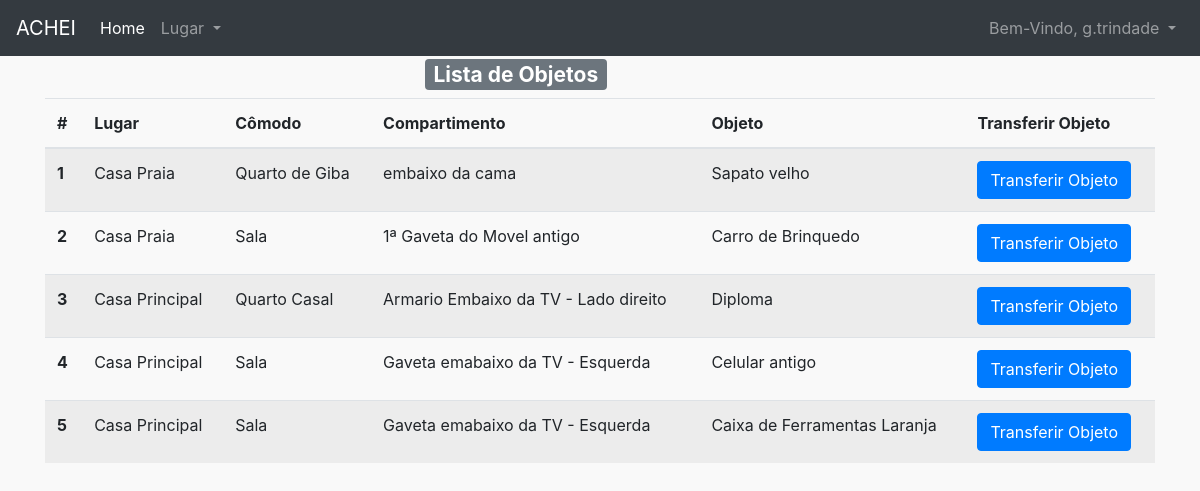
The app's page /lista_objetos/ (signed in) with its own data.
### users/models.py (models this page shows)
class CustomUser(AbstractUser):
	age = models.PositiveIntegerField(null=True, blank=True)

### achei/models.py (models this page shows, shortened)
class Objeto(models.Model):
	compartimento = models.ForeignKey(Compartimento, on_delete = models.CASCADE,)
	nome = models.CharField(max_length=300)
	descricao = models.TextField()
	autor = models.ForeignKey(get_user_model(), on_delete = models.CASCADE,)

class Compartimento(models.Model):
	comodo = models.ForeignKey(Comodo, on_delete = models.CASCADE,)
	nome = models.CharField(max_length=300)
	descricao = models.TextField()
	autor = models.ForeignKey(get_user_model(), on_delete = models.CASCADE,)
	def __str__(self):
		return self.nome

class Comodo(models.Model):
	lugar = models.ForeignKey(Lugar, on_delete = models.CASCADE,)
	nome = models.CharField(max_length=300)
	descricao = models.TextField()
	autor = models.ForeignKey(get_user_model(), on_delete = models.CASCADE,)
	def __str__(self):
		return self.nome

class Lugar(models.Model):
	nome = models.CharField(max_length=300)
	descricao = models.TextField()
	autor = models.ForeignKey(get_user_model(), on_delete = models.CASCADE,)
	def __str__(self):
		return self.nome

### achei/views.py (the view)
# urls.py: path('lista_objetos/', views.lista_objetos, name="lista_objetos"),
@login_required
def lista_objetos(request):
	objetos = Objeto.objects.filter(autor = request.user).order_by('compartimento__comodo__lugar__nome', 'compartimento__comodo__nome', 'compartimento__nome')
	return render(request, 'lista_objetos.html', {'objetos':objetos})

### templates/lista_objetos.html
{% extends 'base.html' %}
{% block content %}
<div class="container">
	<div class="row">
	    <div class="col">
	    </div>
	    <div class="col">
	      <h3><span class="badge badge-secondary">Lista de Objetos</span></h3>
	    </div>
	    <div class="col">
	    </div>
	</div>
		<table class="table table-striped">
		  <thead>
		    <tr>
		      <th scope="col">#</th>
		      <th scope="col">Lugar</th>
		      <th scope="col">Cômodo</th>
		      <th scope="col">Compartimento</th>
		      <th scope="col">Objeto</th>
		      <th scope="col">Transferir Objeto</th>
		    </tr>
		  </thead>
		  <tbody>
		  {% for objeto in objetos %}
		    <tr>
		      <th scope="row">{{forloop.counter}}</th>
		      <td>{{ objeto.compartimento.comodo.lugar }}</td>
		      <td>{{ objeto.compartimento.comodo }}</td>
		      <td>{{ objeto.compartimento }}</td>
		      <td>{{ objeto.nome }}</td>
		      <td><a href="{% url 'transfere_objeto' pk=objeto.pk %}" class="btn btn-primary">Transferir Objeto</a></td>
		    </tr>
		  {% endfor %}
		  </tbody>
		</table>
</div>
{% endblock content %}

### templates/base.html (shortened to what this page needs)
<!doctype html>
<html lang="pt-br">
  <head>
    <link rel="stylesheet" href="https://maxcdn.bootstrapcdn.com/bootstrap/4.0.0/css/bootstrap.min.css">
    <link rel="stylesheet" href="https://stackpath.bootstrapcdn.com/font-awesome/4.7.0/css/font-awesome.min.css">
  </head>
  <body style="background-color: #f9f9f9;">
  	<nav class="navbar navbar-expand-lg navbar-dark bg-dark">
  <a class="navbar-brand" href="#">ACHEI</a>
  <div class="collapse navbar-collapse" id="navbarSupportedContent">
    <ul class="navbar-nav mr-auto">
      <li class="nav-item active">
        <a class="nav-link" href="/">Home</a>
      </li>
      <li class="nav-item dropdown">
        <a class="nav-link dropdown-toggle" href="#" id="navbarDropdown" role="button" data-toggle="dropdown" aria-haspopup="true" aria-expanded="false">
          Lugar
        </a>
      </li>
    </ul>
    {% if user.is_authenticated %}
          <ul class="navbar-nav ml-auto">
            <li class="nav-item">
              <a class="nav-link dropdown-toggle" href="#" id="userMenu" data-toggle="dropdown" aria-haspopup="true" aria-expanded="false">
                Bem-Vindo, {{ user.username }}
              </a>
            </li>
          </ul>
        {% endif %}
  </div>
</nav>
  	{% block content %}
  	{% endblock content %}
  </body>
</html>

### records on screen
CustomUser: username "g.trindade"
Objeto: compartimento.comodo.lugar "Casa Praia", compartimento.comodo "Quarto de Giba", compartimento "embaixo da cama", nome "Sapato velho"
Objeto: compartimento.comodo.lugar "Casa Praia", compartimento.comodo "Sala", compartimento "1ª Gaveta do Movel antigo", nome "Carro de Brinquedo"
Objeto: compartimento.comodo.lugar "Casa Principal", compartimento.comodo "Quarto Casal", compartimento "Armario Embaixo da TV - Lado direito", nome "Diploma"
Objeto: compartimento.comodo.lugar "Casa Principal", compartimento.comodo "Sala", compartimento "Gaveta emabaixo da TV - Esquerda", nome "Celular antigo"
Objeto: compartimento.comodo.lugar "Casa Principal", compartimento.comodo "Sala", compartimento "Gaveta emabaixo da TV - Esquerda", nome "Caixa de Ferramentas Laranja"
